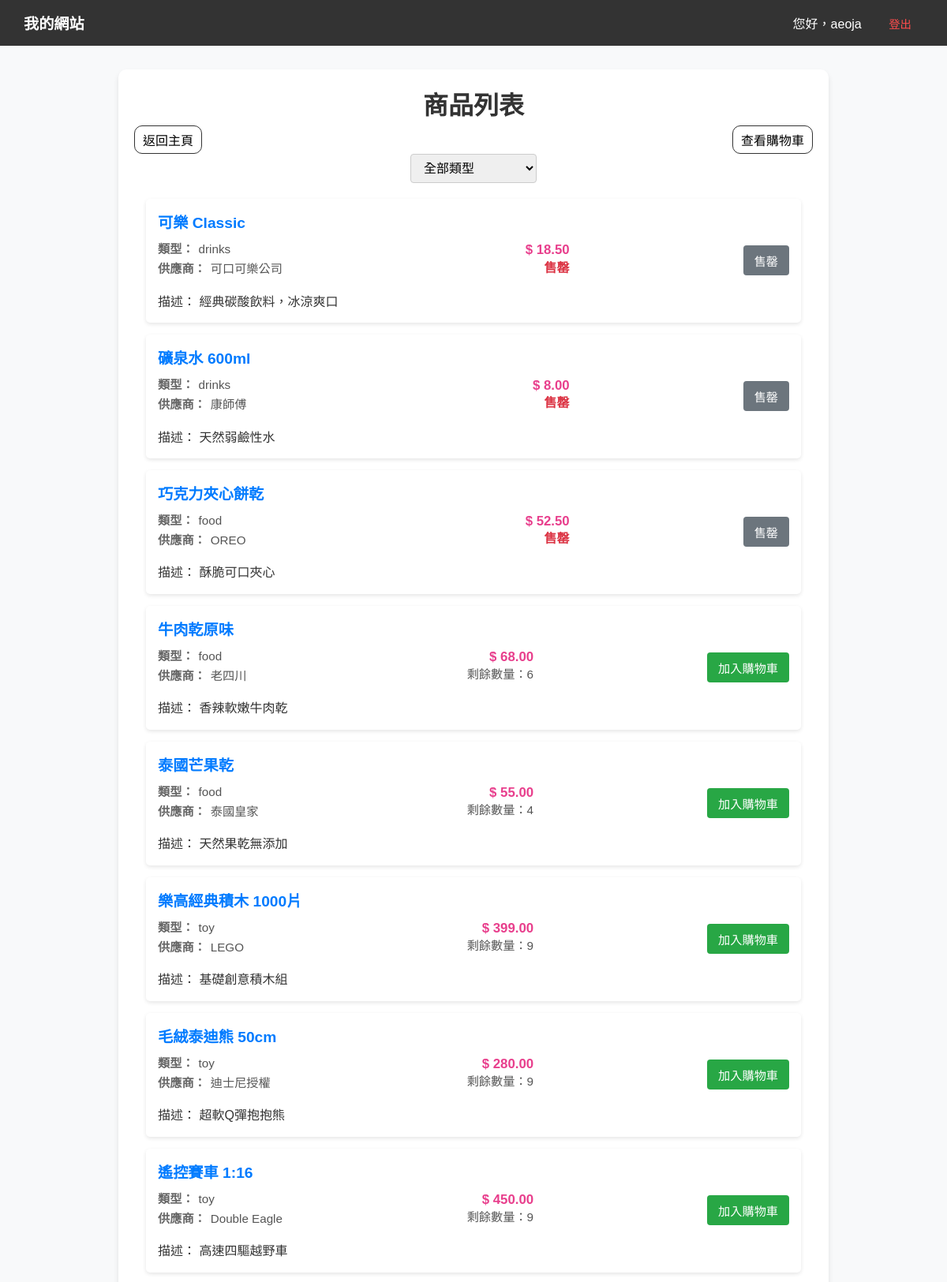
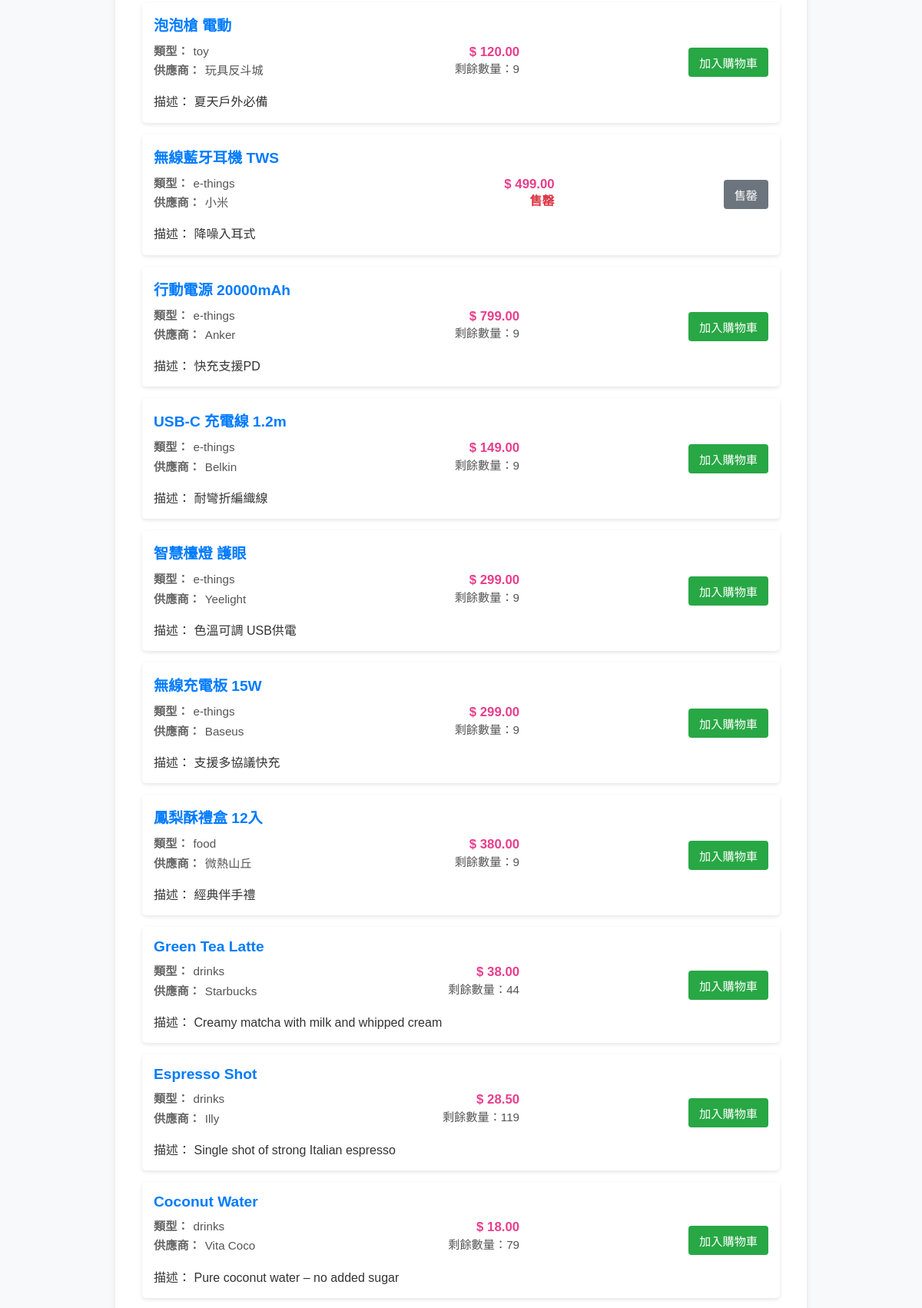
Page /product_list.php (signed in, upper part) on the committed database (2 pictures, top to bottom).
### tables this page shows
CREATE TABLE `products` (
  `product_id` int(11) NOT NULL,
  `product_name` varchar(100) NOT NULL,
  `type` enum('drinks','food','toy','e-things') NOT NULL,
  `supplier` varchar(80) DEFAULT NULL,
  `description` text DEFAULT NULL,
  `price` decimal(10,2) NOT NULL,
  `qty` int(11) UNSIGNED NOT NULL DEFAULT 1 COMMENT 'Stock level of product',
  `updated_at` datetime DEFAULT current_timestamp() ON UPDATE current_timestamp(),
  `created_at` datetime DEFAULT current_timestamp()
);

### connect.php (called while the page is built, shortened)
<?php
$servername = "localhost";
$username = "root";
$password = "";
$db_name = "lab6";
$conn = new mysqli($servername, $username, $password, $db_name);
function safeQuery($sql, $types = null, $params = []) {
    global $conn;
    $stmt = $conn->prepare($sql);
    $response = new stdClass();
    if ($types && !empty($params)) {
        $stmt->bind_param($types, ...$params);
    }
    $response->success = $stmt->execute();
    $response->affected_rows = $stmt->affected_rows;
    $response->insert_id = $stmt->insert_id;
    $response->error = $stmt->error;
    $result = $stmt->get_result();
    $response->result = $result;
    return $response;
}
?>

### product_list.php (the view, shortened to what this page needs)
<?php
require_once("connect.php");
$cartProductIds = [];
$showingType = $_GET['type'] ?? '';
$products = [];
try {
    $sql = "SELECT * FROM products";
    $response = null;
    if ($showingType) {
        $response = safeQuery($sql, 's', [$showingType]);
    } else {
        $response = safeQuery($sql);
    }
    if ($response->success) {
        $products = $response->result->fetch_all(MYSQLI_ASSOC);
    } else {
        throw new Exception("Failed to fetch products: " . $response->error);
    }
} catch (Exception $e) {
    $products = [];
    error_log($e->getMessage());
}
?>
<!DOCTYPE html>
<html lang="zh-Hant">
<head>
    <link rel="stylesheet" href="style.css?v=<?php echo filemtime('style.css'); ?>">
</head>
<body>
    <?php require_once 'nav.php'; ?>
    <div class="content">
        <h1>商品列表</h1>
        <div style="display:grid; grid-template-columns: fit-content(100%) auto fit-content(100%); align-items: center; gap: 10px;">
            <a href="index.php">返回主頁</a>
            <a href="show_cart.php">查看購物車</a>
        </div>
        <div class="filter-container">
            <select onchange="location = this.value;" class="filter-select">
                <option value="product_list.php" <?php if (!$showingType) echo 'selected'; ?>>全部類型</option>
            </select>
        </div>
        <ul class="product-list">
            <?php foreach ($products as $product): ?>
                <li>
                    <div class="product-details">
                        <strong><?php echo htmlspecialchars($product['product_name']); ?></strong>
                        <div class="product-info">
                            <?php
                            $remaining = intval($product['qty']);
                            ?>
                            <div class="product-row">
                                <div class="meta-left">
                                    <div class="product-meta"><span class="meta-label">類型：</span><span><?php echo htmlspecialchars($product['type']); ?></span></div>
                                    <div class="product-meta"><span class="meta-label">供應商：</span><span><?php echo htmlspecialchars($product['supplier']); ?></span></div>
                                </div>
                                <div class="meta-right">
                                    <div class="product-price">$ <?php echo htmlspecialchars($product['price']); ?></div>
                                    <?php if ($remaining !== null): ?>
                                        <?php if ($remaining <= 0): ?>
                                            <div class="sold-out-text">售罄</div>
                                        <?php else: ?>
                                            <div class="product-meta">剩餘數量：<?php echo $remaining; ?></div>
                                        <?php endif; ?>
                                    <?php endif; ?>
                                </div>
                            </div>
                            <div class="product-desc">描述： <?php echo htmlspecialchars($product['description']); ?></div>
                        </div>
                    </div>
                    <div class="actions">
                        <?php if ($remaining !== null && $remaining <= 0): ?>
                            <button class="sold-out-btn" disabled>售罄</button>
                        <?php elseif (!empty($cartProductIds[intval($product['product_id'])])): ?>
                            <a href="show_cart.php" class="cart-button in-cart">已在購物車</a>
                        <?php else: ?>
                            <button class="add-cart-button cart-button" data-selected-count="<?php echo $product['product_id']; ?>" data-id="<?php echo $product['product_id']; ?>" <?php if ($remaining !== null) echo ' data-qty="' . htmlspecialchars($remaining) . '"'; ?>>加入購物車</button>
                        <?php endif; ?>
                    </div>
                </li>
            <?php endforeach; ?>
        </ul>
    </div>
</body>
</html>

### nav.php (shortened to what this page needs)
<?php
$isLoggedIn = !empty($_SESSION['login']);
$username = $isLoggedIn ? $_SESSION['login'] : "訪客";
?>
<nav class="navbar">
    <div class="logo"><a href="index.php">我的網站</a></div>
    <div class="nav-links">
        <?php if ($isLoggedIn): ?>
            <span>您好，<?php echo htmlspecialchars($username); ?></span>
            <a href="logout.php" class="btn-logout" onclick="return confirm('確定要登出嗎？')">登出</a>
        <?php else: ?>
            <a href="login.php" class="btn-login">登入</a>
            <a href="member_reg.php" class="btn-signup">註冊</a>
        <?php endif; ?>
    </div>
</nav>

### style.css (style rules this page uses)
* { margin: 0; padding: 0; box-sizing: border-box; }
body { font-family: "Microsoft JhengHei", Arial, sans-serif; margin: 0; background-color: #f8f9fa; }
.content { max-width: 900px; margin: 30px auto; padding: 20px; background: white; border-radius: 10px; box-shadow: 0 4px 6px rgba(0, 0, 0, 0.1); }
.content a { text-decoration: none; color: inherit; border: #333 solid 1px; border-radius: 10px; padding: 5px 10px; }
h1 { text-align: center; color: #333; margin-bottom: 5px; }
.navbar { background: #333; color: white; padding: 15px 30px; position: sticky; top: 0; display: flex; justify-content: space-between; align-items: center; }
.nav-links a { color: white; text-decoration: none; margin-left: 15px; padding: 8px 15px; border-radius: 4px; transition: 0.3s; }
.btn-logout { color: #ff4d4d !important; font-size: 0.9em; }
.product-list { max-width:900px; margin:0 auto; padding:0 15px; }
.product-list li { background-color:white; margin-bottom:15px; padding:15px; border-radius:5px; box-shadow:0 2px 5px rgba(0,0,0,0.1); display:flex; justify-content:space-between; align-items:center; }
.product-details { flex:1; }
.product-details strong { font-size:1.2em; color:#007bff; }
.product-info { margin-top:10px; display:grid; grid-template-columns:1fr 180px; gap:12px 20px; align-items:start; line-height:1.4; }
.product-row { display:flex; justify-content:space-between; gap:12px; align-items:flex-start; }
.meta-left { display:flex; flex-direction:column; gap:4px; }
.meta-right { text-align:right; min-width:140px; }
.product-meta { color:#555; font-size:0.95em; }
.meta-label { color:#666; margin-right:6px; font-weight:600; }
.product-price { color:#e83e8c; font-weight:700; font-size:1.05em; }
.product-desc { grid-column:1 / -1; color:#333; margin-top:8px; }
.actions { margin-left:20px; text-align:center; }
.sold-out-text { color:#dc3545; font-weight:bold; }
html, body { -ms-overflow-style: none; scrollbar-width: none; }

### product_list.php (style rules this page uses)
.content { max-width: 900px; margin: 30px auto; padding: 20px; background: white; border-radius: 10px; box-shadow: 0 4px 6px rgba(0, 0, 0, 0.1); }
.filter-container { text-align: center; margin-bottom: 20px; }
.filter-select { padding: 8px 12px; font-size: 1em; border-radius: 4px; border: 1px solid #ccc; min-width: 160px; }
.product-list { max-width: 900px; margin: 0 auto; padding: 0 15px; }
ul { list-style-type: none; padding: 0; }
li { background-color: white; margin-bottom: 15px; padding: 15px; border-radius: 5px; box-shadow: 0 2px 5px rgba(0, 0, 0, 0.1); display: flex; justify-content: space-between; align-items: center; }
.product-details { flex: 1; }
.product-details strong { font-size: 1.2em; color: #007bff; }
.product-info { margin-top: 10px; display: grid; grid-template-columns: 1fr 180px; gap: 12px 20px; align-items: start; line-height: 1.4; }
.product-row { display: flex; justify-content: space-between; gap: 12px; align-items: flex-start; }
.meta-left { display: flex; flex-direction: column; gap: 4px; }
.meta-right { text-align: right; min-width: 140px; }
.product-meta { color: #555; font-size: 0.95em; }
.meta-label { color: #666; margin-right: 6px; font-weight: 600; }
.product-price { color: #e83e8c; font-weight: 700; font-size: 1.05em; }
.product-desc { grid-column: 1 / -1; color: #333; margin-top: 8px; }
.sold-out-text { color: #dc3545; font-weight: bold; }
.actions { margin-left: 20px; text-align: center; }
.cart-button, .sold-out-btn { padding: 8px 14px; border: none; border-radius: 4px; cursor: pointer; font-size: 0.95em; }
.cart-button { background-color: #28a745; color: white; }
.sold-out-btn { background-color: #6c757d; color: white; cursor: default; }

### rows in the picture
products: product_name "可樂 Classic", type "drinks", supplier "可口可樂公司", price "18.50", qty "售罄", description "經典碳酸飲料，冰涼爽口"
products: product_name "礦泉水 600ml", type "drinks", supplier "康師傅", price "8.00", qty "售罄", description "天然弱鹼性水"
products: product_name "巧克力夾心餅乾", type "food", supplier "OREO", price "52.50", qty "售罄", description "酥脆可口夾心"
products: product_name "牛肉乾原味", type "food", supplier "老四川", price "68.00", qty "6", description "香辣軟嫩牛肉乾"
products: product_name "泰國芒果乾", type "food", supplier "泰國皇家", price "55.00", qty "4", description "天然果乾無添加"
products: product_name "樂高經典積木 1000片", type "toy", supplier "LEGO", price "399.00", qty "9", description "基礎創意積木組"
products: product_name "毛絨泰迪熊 50cm", type "toy", supplier "迪士尼授權", price "280.00", qty "9", description "超軟Q彈抱抱熊"
products: product_name "遙控賽車 1:16", type "toy", supplier "Double Eagle", price "450.00", qty "9", description "高速四驅越野車"
products: product_name "泡泡槍 電動", type "toy", supplier "玩具反斗城", price "120.00", qty "9", description "夏天戶外必備"
products: product_name "無線藍牙耳機 TWS", type "e-things", supplier "小米", price "499.00", qty "售罄", description "降噪入耳式"
products: product_name "行動電源 20000mAh", type "e-things", supplier "Anker", price "799.00", qty "9", description "快充支援PD"
products: product_name "USB-C 充電線 1.2m", type "e-things", supplier "Belkin", price "149.00", qty "9", description "耐彎折編織線"
products: product_name "智慧檯燈 護眼", type "e-things", supplier "Yeelight", price "299.00", qty "9", description "色溫可調 USB供電"
products: product_name "無線充電板 15W", type "e-things", supplier "Baseus", price "299.00", qty "9", description "支援多協議快充"
products: product_name "鳳梨酥禮盒 12入", type "food", supplier "微熱山丘", price "380.00", qty "9", description "經典伴手禮"
products: product_name "Green Tea Latte", type "drinks", supplier "Starbucks", price "38.00", qty "44", description "Creamy matcha with milk and whipped cream"
products: product_name "Espresso Shot", type "drinks", supplier "Illy", price "28.50", qty "119", description "Single shot of strong Italian espresso"
products: product_name "Coconut Water", type "drinks", supplier "Vita Coco", price "18.00", qty "79", description "Pure coconut water – no added sugar"

### other values in the picture
$username "aeoja"
